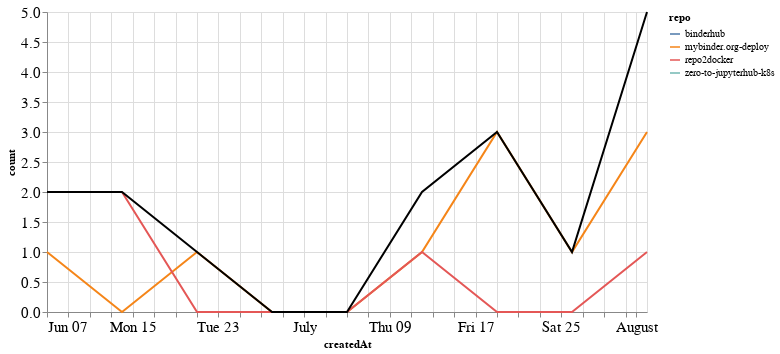

Notebook code cell kept with this figure:
### Markdown cell above
## PRs

### Code cell
prs_time = prs.groupby('repo').resample('W', on='createdAt').count()['author'].reset_index()
prs_time = prs_time.rename(columns={'author': 'count'})
prs_time_total = prs_time.groupby('createdAt').agg({"count": "sum"}).reset_index()

ch1 = alt.Chart(prs_time, width=600).mark_line().encode(
    x='createdAt',
    y='count',
    color='repo',
    tooltip="repo"
)

ch2 = alt.Chart(prs_time_total, width=600).mark_line(color="black").encode(
    x='createdAt',
    y='count',
)

ch1 + ch2

### Figure 1 — Vega-Lite specification as saved in the notebook (floating-point values rounded to 4 significant figures)
{"config": {"axisLeft": {"labelFontSize": 15}, "axisBottom": {"labelFontSize": 15}}, "layer": [{"data": {"name": "data-00e455b5331583839cfcfd737fd85b3a"}, "mark": "line", "encoding": {"color": {"type": "nominal", "field": "repo"}, "tooltip": {"type": "nominal", "field": "repo"}, "x": {"type": "temporal", "field": "createdAt"}, "y": {"type": "quantitative", "field": "count"}}, "width": 600}, {"data": {"name": "data-61cb93f56357267873df313d125acd78"}, "mark": {"type": "line", "color": "black"}, "encoding": {"x": {"type": "temporal", "field": "createdAt"}, "y": {"type": "quantitative", "field": "count"}}, "width": 600}], "$schema": "https://vega.github.io/schema/vega-lite/v4.8.1.json", "datasets": {"data-00e455b5331583839cfcfd737fd85b3a": [{"repo": "binderhub", "createdAt": "2020-08-02T00:00:00", "count": 1}, {"repo": "mybinder.org-deploy", "createdAt": "2020-06-07T00:00:00", "count": 1}, {"repo": "mybinder.org-deploy", "createdAt": "2020-06-14T00:00:00", "count": 0}, {"repo": "mybinder.org-deploy", "createdAt": "2020-06-21T00:00:00", "count": 1}, {"repo": "mybinder.org-deploy", "createdAt": "2020-06-28T00:00:00", "count": 0}, {"repo": "mybinder.org-deploy", "createdAt": "2020-07-05T00:00:00", "count": 0}, {"repo": "mybinder.org-deploy", "createdAt": "2020-07-12T00:00:00", "count": 1}, {"repo": "mybinder.org-deploy", "createdAt": "2020-07-19T00:00:00", "count": 3}, {"repo": "mybinder.org-deploy", "createdAt": "2020-07-26T00:00:00", "count": 1}, {"repo": "mybinder.org-deploy", "createdAt": "2020-08-02T00:00:00", "count": 3}, {"repo": "repo2docker", "createdAt": "2020-06-14T00:00:00", "count": 2}, {"repo": "repo2docker", "createdAt": "2020-06-21T00:00:00", "count": 0}, {"repo": "repo2docker", "createdAt": "2020-06-28T00:00:00", "count": 0}, {"repo": "repo2docker", "createdAt": "2020-07-05T00:00:00", "count": 0}, {"repo": "repo2docker", "createdAt": "2020-07-12T00:00:00", "count": 1}, {"repo": "repo2docker", "createdAt": "2020-07-19T00:00:00", "count": 0}, {"repo": "repo2docker", "createdAt": "2020-07-26T00:00:00", "count": 0}, {"repo": "repo2docker", "createdAt": "2020-08-02T00:00:00", "count": 1}, {"repo": "zero-to-jupyterhub-k8s", "createdAt": "2020-06-07T00:00:00", "count": 1}], "data-61cb93f56357267873df313d125acd78": [{"createdAt": "2020-06-07T00:00:00", "count": 2}, {"createdAt": "2020-06-14T00:00:00", "count": 2}, {"createdAt": "2020-06-21T00:00:00", "count": 1}, {"createdAt": "2020-06-28T00:00:00", "count": 0}, {"createdAt": "2020-07-05T00:00:00", "count": 0}, {"createdAt": "2020-07-12T00:00:00", "count": 2}, {"createdAt": "2020-07-19T00:00:00", "count": 3}, {"createdAt": "2020-07-26T00:00:00", "count": 1}, {"createdAt": "2020-08-02T00:00:00", "count": 5}]}}
